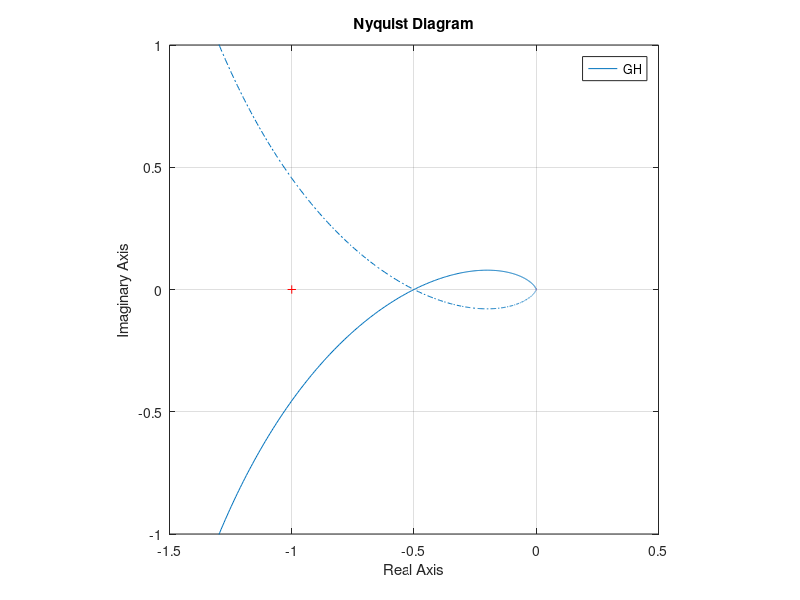
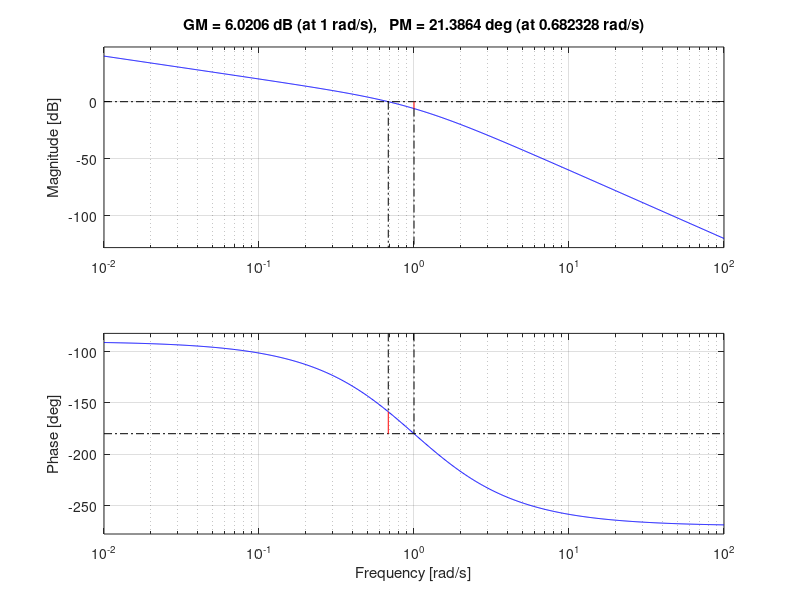

The MATLAB source for these figures, in order:
% Margens de ganho e de fase
% Ex.1
close all; clear;

% funcao transferencia malha
num = 1; % numerador
den = poly([-1 -1 0]); % denominador
% funcao transferencia
sys = tf(num, den)

% diagrama polar
nyquist(sys)
axis('equal')
set(gca,'FontSize',18)
axis([-1.5 0.5 -1 1])

% pront -dpng margens-1.png

% determinar margens e frequencias
[mg,mf,wmg,wmf] = margin(sys)

%% Ex.2 - Usando Bode
close all; clear;

% funcao transferencia malha
num = 1;
den = conv([1 1],[1 1]); % 2 polos em s=-1
den = conv(den,[1 0]); % acrescimo polo em s=0
GH = tf(num,den)

% diagrama polar
figure(1)
nyquist(GH)
axis('equal')
axis([-1.5 0.5 -1 1])

% diagrama Bode
figure(2)
bode(GH)
grid

margin(GH)